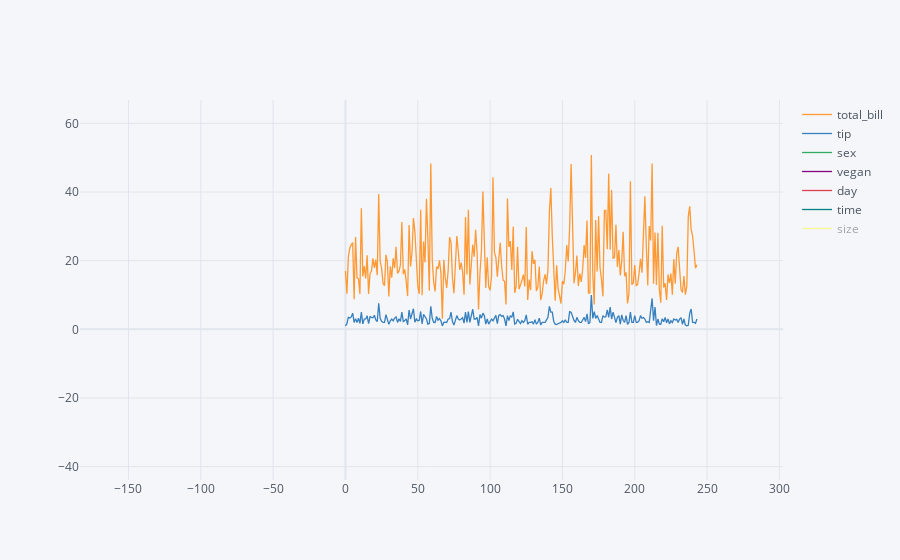

The notebook cell saved with this chart:
### Code cell
df.iplot(kind='scatter', mode='lines')

### Figure 1 — Plotly figure (JSON) as saved in the notebook; plotly's stock layout.template omitted (floating-point values rounded to 4 significant figures; data arrays with more than 128 entries replaced by an {"elided": "..."} marker saying what was removed)
{"data": [{"line": {"color": "rgba(255, 153, 51, 1.0)", "dash": "solid", "shape": "linear", "width": 1.3}, "mode": "lines", "name": "total_bill", "text": "", "type": "scatter", "x": {"elided": "244 int values"}, "y": {"elided": "244 float values"}}, {"line": {"color": "rgba(55, 128, 191, 1.0)", "dash": "solid", "shape": "linear", "width": 1.3}, "mode": "lines", "name": "tip", "text": "", "type": "scatter", "visible": true, "x": {"elided": "244 int values"}, "y": {"elided": "244 float values"}}, {"line": {"color": "rgba(50, 171, 96, 1.0)", "dash": "solid", "shape": "linear", "width": 1.3}, "mode": "lines", "name": "sex", "text": "", "type": "scatter", "visible": true, "x": {"elided": "244 int values"}, "y": {"elided": "244 str values"}}, {"line": {"color": "rgba(128, 0, 128, 1.0)", "dash": "solid", "shape": "linear", "width": 1.3}, "mode": "lines", "name": "vegan", "text": "", "type": "scatter", "visible": true, "x": {"elided": "244 int values"}, "y": {"elided": "244 str values"}}, {"line": {"color": "rgba(219, 64, 82, 1.0)", "dash": "solid", "shape": "linear", "width": 1.3}, "mode": "lines", "name": "day", "text": "", "type": "scatter", "visible": true, "x": {"elided": "244 int values"}, "y": {"elided": "244 str values"}}, {"line": {"color": "rgba(0, 128, 128, 1.0)", "dash": "solid", "shape": "linear", "width": 1.3}, "mode": "lines", "name": "time", "text": "", "type": "scatter", "visible": true, "x": {"elided": "244 int values"}, "y": {"elided": "244 str values"}}, {"line": {"color": "rgba(255, 255, 51, 1.0)", "dash": "solid", "shape": "linear", "width": 1.3}, "mode": "lines", "name": "size", "text": "", "type": "scatter", "visible": "legendonly", "x": {"elided": "244 int values"}, "y": {"elided": "244 int values"}}], "layout": {"autosize": true, "dragmode": "zoom", "legend": {"bgcolor": "#F5F6F9", "font": {"color": "#4D5663"}}, "paper_bgcolor": "#F5F6F9", "plot_bgcolor": "#F5F6F9", "title": {"font": {"color": "#4D5663"}}, "xaxis": {"autorange": false, "gridcolor": "#E1E5ED", "range": [-183.5, 302.5], "showgrid": true, "tickfont": {"color": "#4D5663"}, "title": {"font": {"color": "#4D5663"}, "text": ""}, "type": "linear", "zerolinecolor": "#E1E5ED"}, "yaxis": {"autorange": false, "gridcolor": "#E1E5ED", "range": [-43.89, 66.8], "showgrid": true, "tickfont": {"color": "#4D5663"}, "title": {"font": {"color": "#4D5663"}, "text": ""}, "type": "linear", "zerolinecolor": "#E1E5ED"}}}
